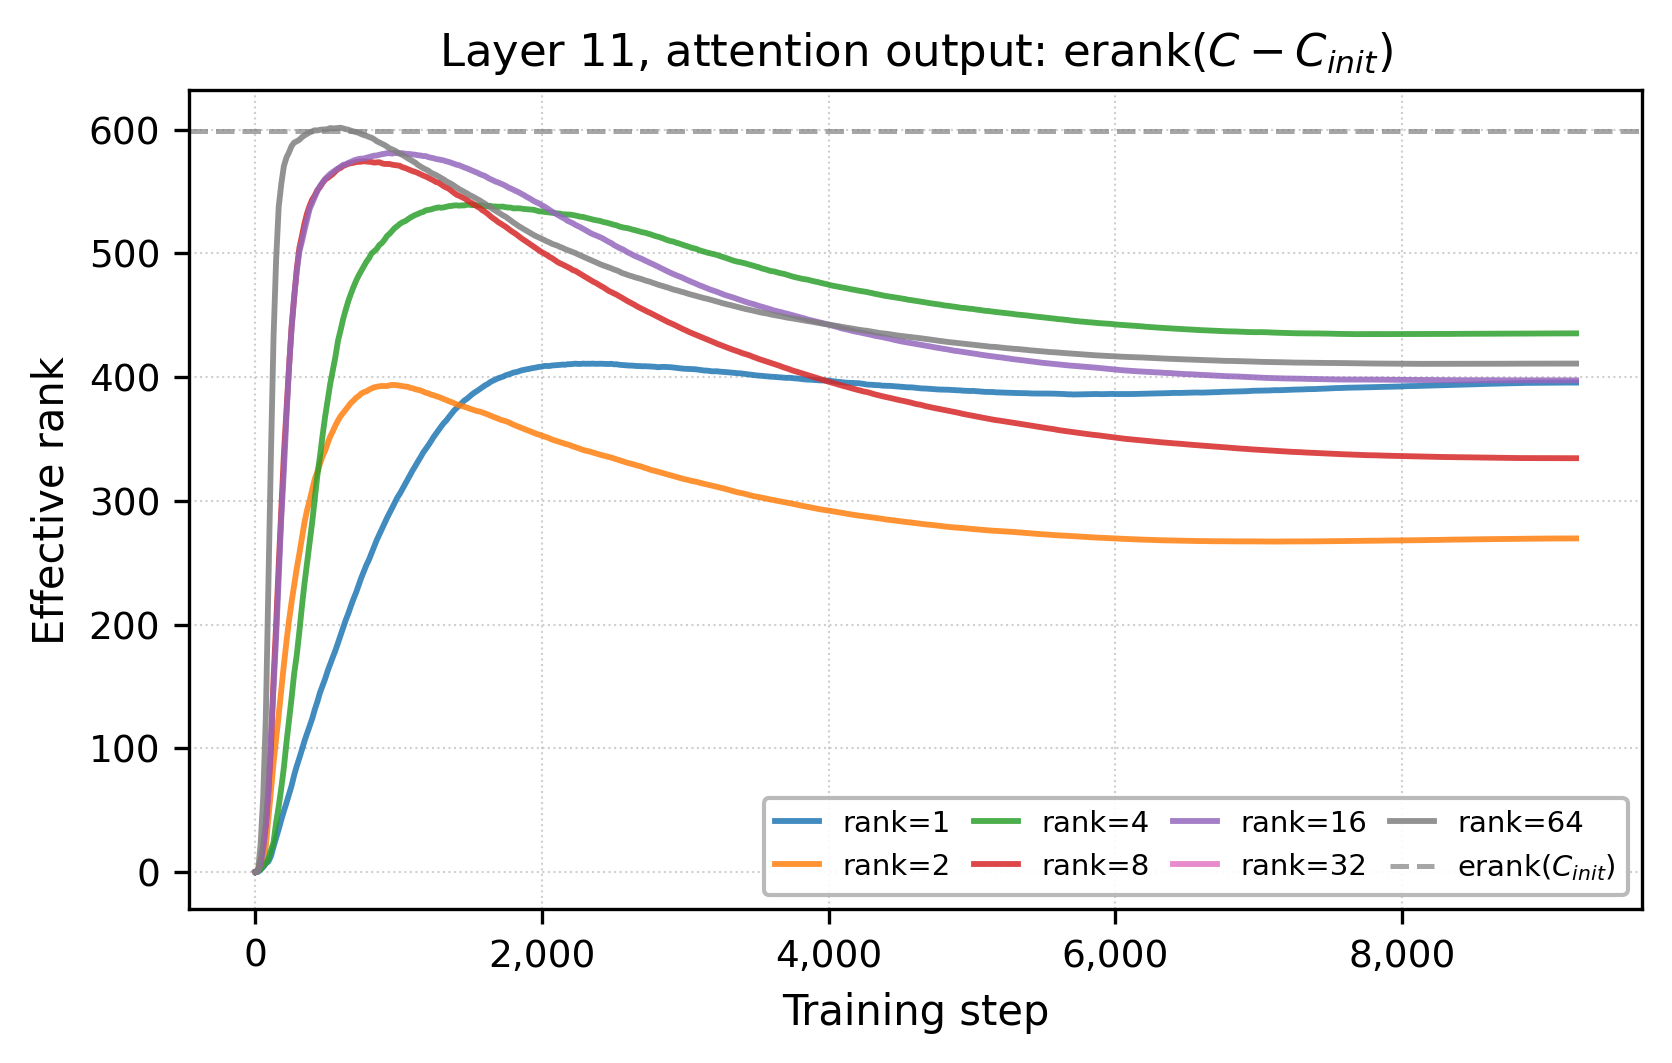

Recreate this plot in Python.
"""Figure 6(d): Effective rank of ΔC (C - C_init) — last tile, by LRTT rank."""
import json
import numpy as np
import matplotlib
matplotlib.use('Agg')
import matplotlib.pyplot as plt
from pathlib import Path

RESULTS = Path(__file__).resolve().parent.parent / "BERT_SQUAD_LRTT_FINE"

RANK_FILES = {
    1:  RESULTS / "squad_diagnostic_log_20260421_144225_diag_rank1_T366.json",
    2:  RESULTS / "squad_diagnostic_log_20260421_144225_diag_rank2_T369.json",
    4:  RESULTS / "squad_diagnostic_log_20260421_144225_diag_rank4_T374.json",
    8:  RESULTS / "squad_diagnostic_log_20260421_144225_diag_rank8_T401.json",
    16: RESULTS / "squad_diagnostic_log_20260421_144225_diag_rank16_T426.json",
    32: RESULTS / "squad_diagnostic_log_te2_r32_onehot.json",
    64: RESULTS / "squad_diagnostic_log_20260421_144225_diag_rank64_T414.json",
}

RANK_F1 = {1: 82.46, 2: 82.85, 4: 83.31, 8: 83.98, 16: 84.31, 32: 84.79, 64: 84.60}

COLORS = {1: "#1f77b4", 2: "#ff7f0e", 4: "#2ca02c", 8: "#d62728",
          16: "#9467bd", 32: "#e377c2", 64: "#7f7f7f"}

plt.rcParams.update({
    'font.size': 9, 'axes.labelsize': 10,
    'xtick.labelsize': 9, 'ytick.labelsize': 9,
    'axes.linewidth': 0.8,
})

fig, ax = plt.subplots(figsize=(5.5, 3.5))

for rank in sorted(RANK_FILES.keys()):
    path = RANK_FILES[rank]
    if not path.exists():
        print(f"SKIP: rank={rank}, {path} not found")
        continue

    with open(path) as f:
        d = json.load(f)
    steps_data = d["last_tile"]["steps"]
    steps = [s["step"] for s in steps_data if s.get("erank_C") is not None]
    erank_delta = [s["erank_C_delta"] for s in steps_data if s.get("erank_C") is not None]

    stride = max(1, len(steps) // 500)
    ax.plot(steps[::stride], erank_delta[::stride],
            color=COLORS[rank], linewidth=1.4, alpha=0.85,
            label=f'rank={rank}')

ax.axhline(y=599.26, color='gray', linestyle='--', linewidth=1.2, alpha=0.7,
           label='erank($C_{init}$)', zorder=2)
ax.set_xlabel('Training step')
ax.set_ylabel('Effective rank')
ax.set_title('Layer 11, attention output: erank($C - C_{init}$)')
ax.legend(fontsize=7, loc='lower right', ncol=4, framealpha=0.9, edgecolor='0.7',
          columnspacing=0.8, handlelength=1.5)
ax.grid(True, linestyle=':', linewidth=0.5, alpha=0.6)
ax.xaxis.set_major_formatter(plt.FuncFormatter(lambda x, _: f'{int(x):,}'))

fig.tight_layout(pad=0.5)

OUT = '/root/LRTT/examples/bert/results/plots/fig6d_erank_delta.png'
fig.savefig(OUT, dpi=300, bbox_inches='tight')
fig.savefig(OUT.replace('.png', '.svg'), bbox_inches='tight')
print(f'Saved: {OUT}')
